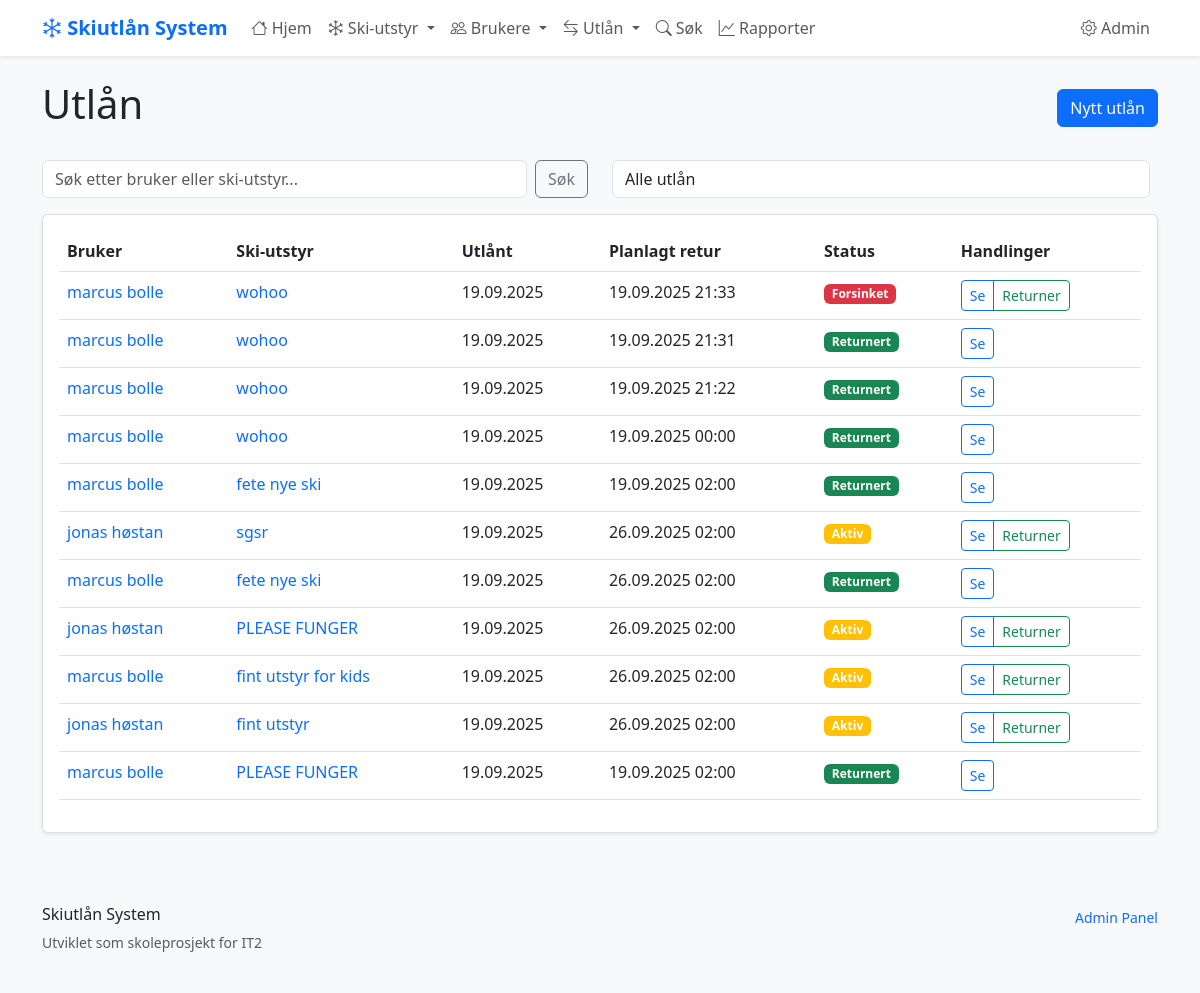
/utlan/, run on an earlier commit of the app's database.
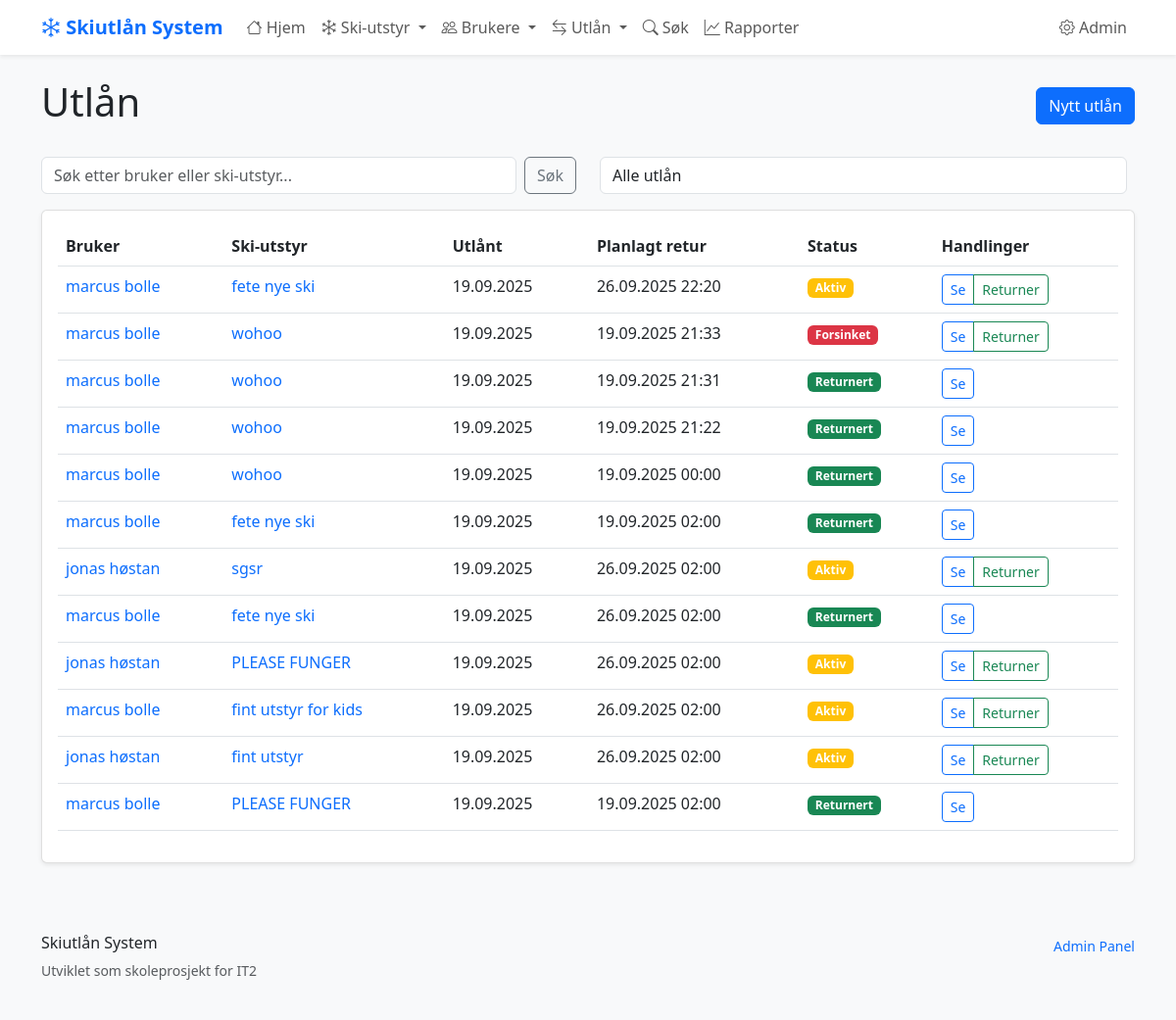
And on a later commit of the database.
### skiutlan/models.py (models this page shows, shortened)
class Utlan(models.Model):
    bruker = models.ForeignKey(Bruker, on_delete=models.CASCADE)
    ski_item = models.ForeignKey(SkiItem, on_delete=models.CASCADE)
    utlant_dato = models.DateTimeField(auto_now_add=True)
    planlagt_retur = models.DateTimeField()
    returnert_dato = models.DateTimeField(blank=True, null=True)
    def __str__(self):
        return f"{self.bruker.fornavn} {self.bruker.etternavn} låner {self.ski_item.navn}"
    @property
    def er_forsinket(self):
        if self.returnert_dato:
            return False
        from django.utils import timezone
        current_time = timezone.now().replace(second=0, microsecond=0)
        return self.planlagt_retur < current_time

class Bruker(models.Model):
    fornavn = models.CharField(max_length=50)
    etternavn = models.CharField(max_length=50)
    telefon = models.CharField(
        max_length=15,
        unique=True,  # Hver bruker må ha unikt telefonnummer
        help_text="Telefonnummer med landkode (+47)"
    )
    epost = models.EmailField(blank=True, null=True)
    registrert = models.DateTimeField(auto_now_add=True)
    class Meta:
        verbose_name = "Bruker"
        verbose_name_plural = "Brukere"
        ordering = ['etternavn', 'fornavn']

class SkiItem(models.Model):
    SKI_TYPES = [
        ('alpinski', 'Alpinski'),
        ('langrenn', 'Langrennsski'),
        ('snowboard', 'Snowboard'),
        ('stovler', 'Skistøvler'),
        ('staver', 'Skistaver'),
    ]
    navn = models.CharField(max_length=100, help_text="Navn på ski-elementet")
    type_ski = models.CharField(
        max_length=20,
        choices=SKI_TYPES,
        help_text="Type ski-element"
    )
    storrelse = models.IntegerField(
        validators=[MinValueValidator(1), MaxValueValidator(300)],
        help_text="Størrelse i cm for ski/staver, EU-størrelse for støvler"
    )
    tilstand = models.CharField(
        max_length=20,
        choices=[
            ('utmerket', 'Utmerket'),
            ('god', 'God'),
            ('slitt', 'Slitt'),
            ('reparasjon', 'Trenger reparasjon'),
        ],
        default='god'
    )
    opprettet = models.DateTimeField(auto_now_add=True)
    oppdatert = models.DateTimeField(auto_now=True)
    class Meta:
        verbose_name = "Ski-element"
        verbose_name_plural = "Ski-elementer"
        ordering = ['type_ski', 'storrelse']  # Sorterer automatisk

### skiutlan/views.py (the view)
# urls.py: path('utlan/', views.utlan_liste, name='utlan_liste'),
def utlan_liste(request):
    utlan = Utlan.objects.all().order_by('-utlant_dato')
    print(f"DEBUG utlan_liste: Totalt {utlan.count()} utlån i databasen")
    status_filter = request.GET.get('status', '')
    if status_filter == 'aktive':
        utlan = utlan.filter(returnert_dato__isnull=True)
    elif status_filter == 'returnerte':
        utlan = utlan.filter(returnert_dato__isnull=False)
    elif status_filter == 'forsinket':
        utlan = utlan.filter(returnert_dato__isnull=True, planlagt_retur__lt=timezone.now())
    sok_tekst = request.GET.get('sok', '')
    if sok_tekst:
        utlan = utlan.filter(
            Q(bruker__fornavn__icontains=sok_tekst) |
            Q(bruker__etternavn__icontains=sok_tekst) |
            Q(ski_item__navn__icontains=sok_tekst)
        )
    print(f"DEBUG utlan_liste: Etter filtrering {utlan.count()} utlån")
    for u in utlan:
        print(f"  - {u}")
    context = {
        'utlan': utlan,
        'sok_tekst': sok_tekst,
        'status_filter': status_filter,
    }
    return render(request, 'skiutlan/utlan_liste.html', context)

### skiutlan/templates/skiutlan/utlan_liste.html (shortened to what this page needs)
{% extends 'skiutlan/base.html' %}
{% block content %}
<div class="d-flex justify-content-between align-items-center mb-4">
    <h1>Utlån</h1>
    <a href="{% url 'skiutlan:utlan_opprett' %}" class="btn btn-primary">Nytt utlån</a>
</div>
<div class="row mb-3">
    <div class="col-md-6">
        <form method="get" class="d-flex">
            <input type="text" name="sok" class="form-control me-2" placeholder="Søk etter bruker eller ski-utstyr..." value="{{ sok_tekst }}">
            <button type="submit" class="btn btn-outline-secondary">Søk</button>
        </form>
    </div>
    <div class="col-md-6">
        <form method="get" class="d-flex">
            <select name="status" class="form-control me-2" onchange="this.form.submit()">
                <option value="">Alle utlån</option>
            </select>
        </form>
    </div>
</div>
<div class="card">
    <div class="card-body">
        {% if utlan %}
            <div class="table-responsive">
                <table class="table table-hover">
                    <thead>
                        <tr>
                            <th>Bruker</th>
                            <th>Ski-utstyr</th>
                            <th>Utlånt</th>
                            <th>Planlagt retur</th>
                            <th>Status</th>
                            <th>Handlinger</th>
                        </tr>
                    </thead>
                    <tbody>
                        {% for utlan_item in utlan %}
                        <tr>
                            <td>
                                <a href="{% url 'skiutlan:bruker_detalj' utlan_item.bruker.id %}" class="text-decoration-none">
                                    {{ utlan_item.bruker.fornavn }} {{ utlan_item.bruker.etternavn }}
                                </a>
                            </td>
                            <td>
                                <a href="{% url 'skiutlan:ski_item_detalj' utlan_item.ski_item.id %}" class="text-decoration-none">
                                    {{ utlan_item.ski_item.navn }}
                                </a>
                            </td>
                            <td>{{ utlan_item.utlant_dato|date:"d.m.Y" }}</td>
                            <td>{{ utlan_item.planlagt_retur|date:"d.m.Y H:i" }}</td>
                            <td>
                                {% if utlan_item.returnert_dato %}
                                    <span class="badge bg-success">Returnert</span>
                                {% else %}
                                    {% if utlan_item.er_forsinket %}
                                        <span class="badge bg-danger">Forsinket</span>
                                    {% else %}
                                        <span class="badge bg-warning">Aktiv</span>
                                    {% endif %}
                                {% endif %}
                            </td>
                            <td>
                                <div class="btn-group btn-group-sm">
                                    <a href="{% url 'skiutlan:utlan_detalj' utlan_item.id %}" class="btn btn-outline-primary">Se</a>
                                    {% if not utlan_item.returnert_dato %}
                                        <a href="{% url 'skiutlan:utlan_marker_returnert' utlan_item.id %}" class="btn btn-outline-success">Returner</a>
                                    {% endif %}
                                </div>
                            </td>
                        </tr>
                        {% endfor %}
                    </tbody>
                </table>
            </div>
        {% else %}
            <div class="text-center py-5">
                <p class="text-muted">Ingen utlån funnet.</p>
                <a href="{% url 'skiutlan:utlan_opprett' %}" class="btn btn-primary">Opprett første utlån</a>
            </div>
        {% endif %}
    </div>
</div>
{% endblock %}

What changed in the data, as far as the page shows it:
added Utlan: bruker.fornavn "marcus", bruker.etternavn "bolle", ski_item.navn "fete nye ski", utlant_dato "19.09.2025", planlagt_retur "26.09.2025 22:20", shows "Aktiv", shows "Returner"
